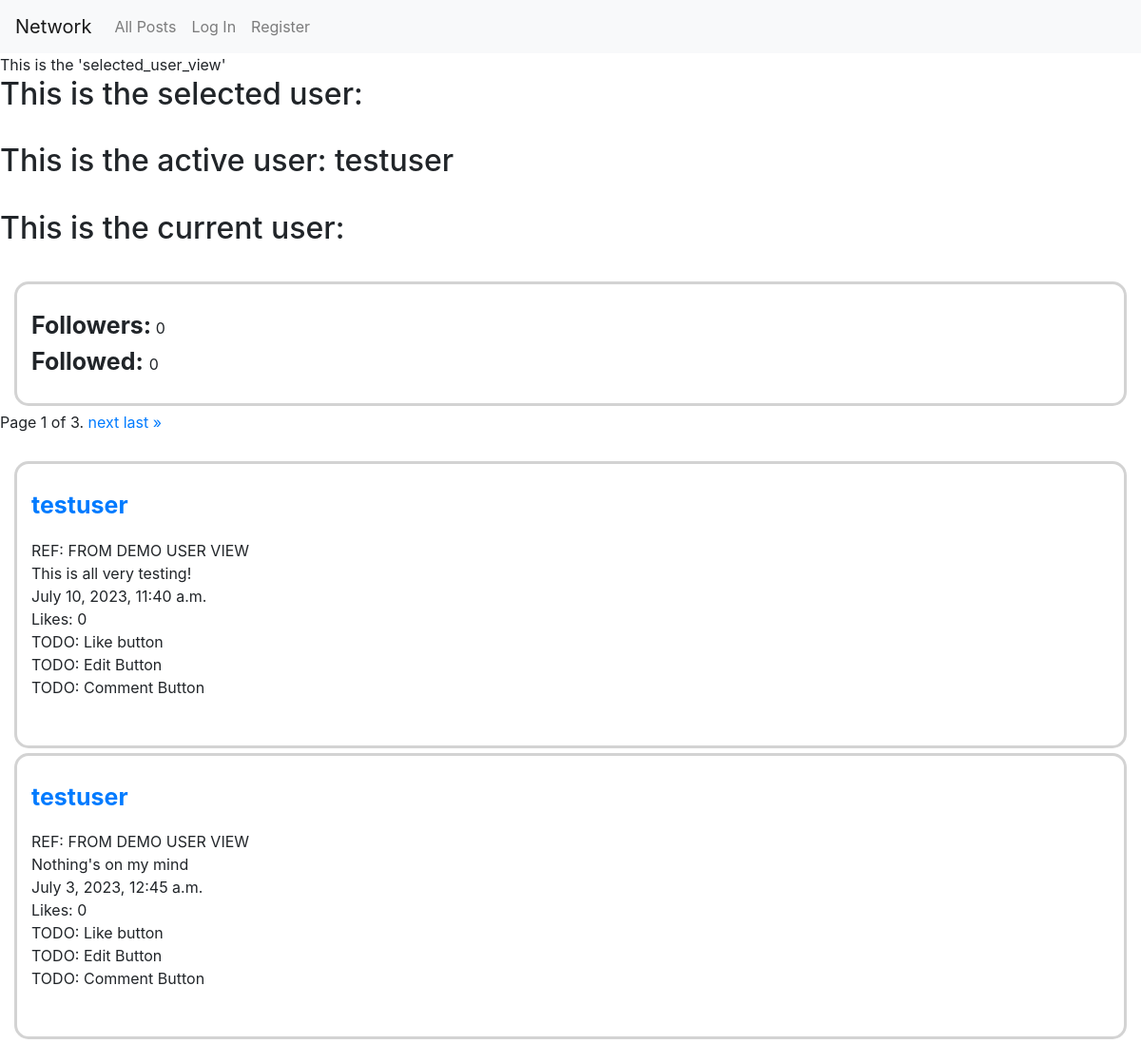
Screenshot of /demo_user/testuser with the database file from the repository.
### network/models.py (models this page shows, shortened)
class User(AbstractUser):
    followed_by_user = models.IntegerField(default=0)
    followers_of_user = models.IntegerField(default=0)
    def __str__(self):
        return f"{self.username}"

class Post(models.Model):
    content = models.CharField(max_length=128)
    user = models.ForeignKey(User, on_delete=models.CASCADE, related_name="user")
    likes = models.IntegerField(default=0)
    timestamp = models.DateTimeField(auto_now_add=True)

### network/views.py (the view)
# urls.py: path("demo_user/<str:request_name>", views.demo_user, name="demo_user"),
def demo_user(request, request_name=None):
    print(request, request_name)
    active_user = User.objects.get(username=request_name)
    print("active_user: ", active_user)
    active_user_posts = Post.objects.filter(user=active_user.id).order_by("-timestamp")
    paginator_active_user = Paginator(active_user_posts, 2)
    page_number = request.GET.get('page')
    page_obj_active_user = paginator_active_user.get_page(page_number)
    return render(request, "network/demo_user.html",{
                      "page_obj_active_user": page_obj_active_user,
                      "active_user": active_user
                  })

### network/templates/network/demo_user.html (shortened to what this page needs)
{% extends "network/layout.html" %}
{% load static %}
{% block body %}
    <div id="selected_user_view">
    This is the 'selected_user_view'
    <h2>This is the selected user: {{selected_user}}</h2><br>
    <h2>This is the active user: {{active_user}}</h2><br>
    <h2>This is the current user: {{current_user}}</h2><br>
    <p class="post_style" >
      <strong style="font-size:25px;">Followers:</strong> {{ active_user.followers_of_user }}<br>
      <strong style="font-size:25px;">Followed: </strong> {{ active_user.followed_by_user }} <br>
    </p>
    <div class="pagination">
      <span class="step-links">
      <span class="current">
        Page {{ page_obj_active_user.number }} of {{ page_obj_active_user.paginator.num_pages }}.
      </span>
      {% if page_obj_active_user.has_next %}
        <a href="?page={{ page_obj_active_user.next_page_number }}">next</a>
        <a href="?page={{ page_obj_active_user.paginator.num_pages }}">last &raquo;</a>
      {% endif %}
      </span>
    </div><br>
    {% for p in page_obj_active_user %}
      <div class="post_style">
        <p id="userlink" class="active_user_page"
          style="font-size:25px; font-weight: bold;"> <a href="#">{{p.user}}</a>
        </p>
          REF: FROM DEMO USER VIEW
          <br>
          {{p.content}}<br>
          {{p.timestamp}}<br>
          Likes: {{p.likes}}<br>
          TODO: Like button<br>
          TODO: Edit Button<br>
          TODO: Comment Button
          <br><br>
      </div>
{% endfor %}
</div>
{% endblock %}

### network/static/network/styles.css (style rules this page uses)
.post_style { border-color: lightgrey; border-radius:15px; border-style: solid; margin: 5px 15px 5px 15px; padding:25px 15px 25px 15px; }

### rows the page displays
User: username "testuser", followers_of_user "0", followed_by_user "0"
Post: user "testuser", content "This is all very testing!", timestamp "July 10, 2023, 11:40 a.m.", likes "0"
Post: user "testuser", content "Nothing's on my mind", timestamp "July 3, 2023, 12:45 a.m.", likes "0"

### other values shown
{{ page_obj_active_user.number }} "1"
{{ page_obj_active_user.paginator.num_pages }} "3"
